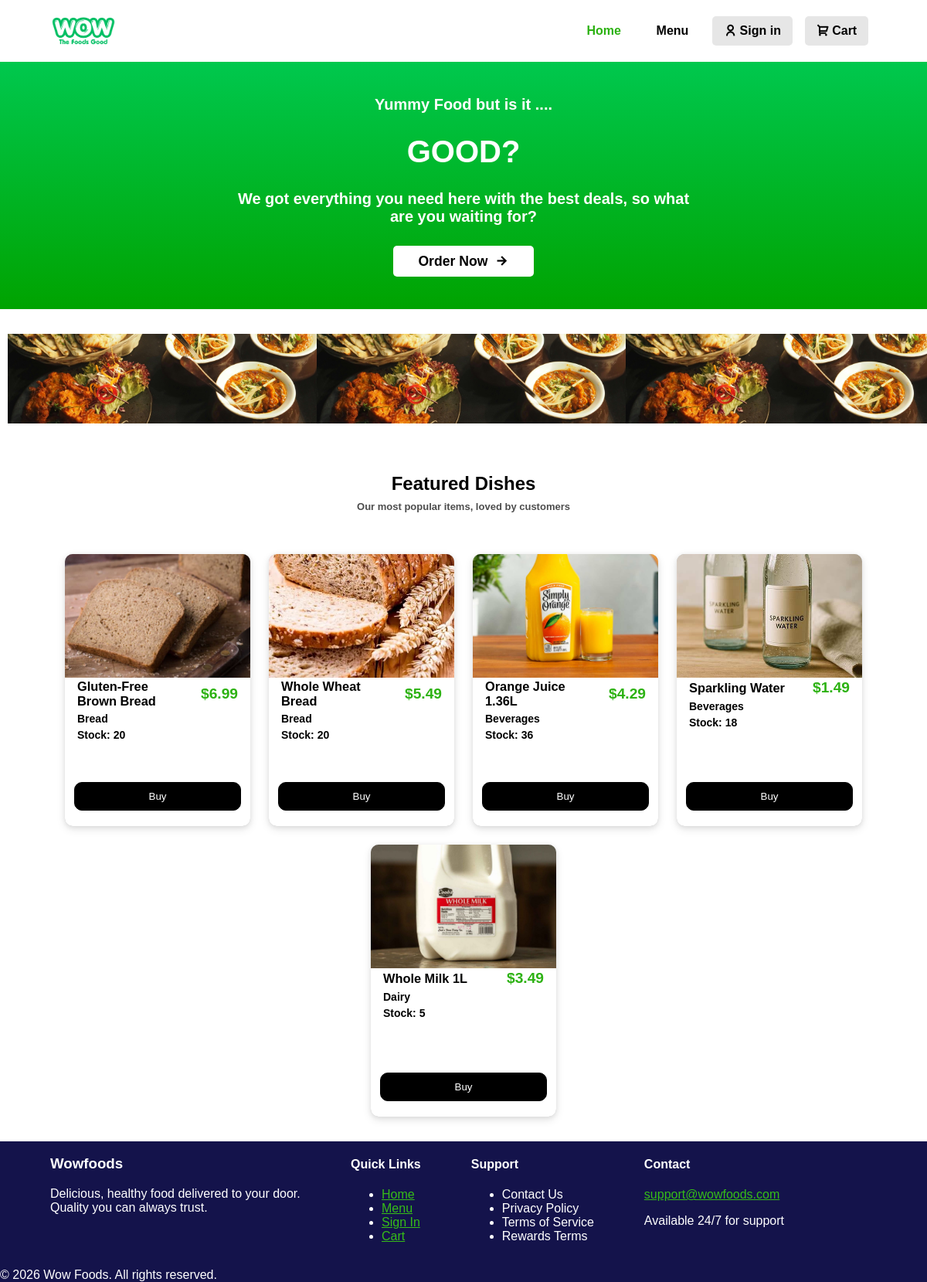
The page / on the database its author committed.
### tables this page shows
CREATE TABLE `Products` (
  `product_id` INT,
  `category_id` INT,
  `product_name` VARCHAR(150),
  `price` DECIMAL(10,2),
  `description` TEXT(100),
  `image` VARCHAR(200),
  `stock` INT,
  PRIMARY KEY (`product_id`),
  FOREIGN KEY (`category_id`)
      REFERENCES `Categories`(`category_id`)
);

### app.py (the view)
@website.route("/")
def home_page():
    connect = get_db()
    c = connect.cursor()
    popular = c.execute(
        """
                        SELECT p.product_id,
                            p.product_name,
                            p.price,
                            p.image AS image_url,
                            p.stock,
                            c.category_name,
                            SUM(oi.quantity) AS total_units_sold,
                            SUM(oi.quantity * oi.price_at_purchase) AS total_revenue
                        FROM Products p
                            LEFT JOIN Categories c ON p.category_id = c.category_id
                            LEFT JOIN Order_Items oi ON p.product_id = oi.product_id
                        GROUP BY p.product_id
                        ORDER BY total_units_sold DESC
                        """
    ).fetchall()
    connect.close()
    return render_template(
        "Wowfoods.html", popular=popular, current_user=session.get("full_name")
    )

### app.py (called while the page is built)
def get_db():
    conn = sqlite3.connect(DB_PATH)
    conn.row_factory = sqlite3.Row
    conn.execute("PRAGMA foreign_keys = ON")
    return conn

### templates/Wowfoods.html (shortened to what this page needs)
<!doctype html>
<html lang="en">
<head>
    <link rel="stylesheet" href="{{ url_for('static', filename='Wowfoods.css') }}">
    <link href="https://cdn.jsdelivr.net/npm/remixicon@4.9.0/fonts/remixicon.css" rel="stylesheet" />
</head>
    <body>
        <nav class = "nav">
            <a href="{{ url_for('home_page') }}">
                <img id="logo" src="{{ url_for('static', filename='logos/white w logo.png') }}" alt="wowfoods-logo">
            </a>
            <div class="nav-buttons">
                <a href="{{ url_for('home_page') }}" id="navbutton" class="home"><span class="tabselected">Home</span></a>
                <a href="{{ url_for('menu_page') }}" id="navbutton" class="menu">Menu</a>
                {% if current_user %}
                    <a href="{{ url_for('accounts_page') }}" id="navbutton" class="calltoaction"><i class="ri-user-line" id="navi"></i>{{ current_user }}</a>
                {% else %}
                    <a href="{{ url_for('signin_page') }}" id="navbutton" class="calltoaction"><i class="ri-user-line" id="navi"></i>Sign in</a>
                {% endif %}
                <a href="{{ url_for('cart_page') }}" id="navbutton" class="calltoaction"><i class="ri-shopping-cart-2-line" id="navi"></i>Cart</a>
            </div>
        </nav>
        <div>
            <div class="bgcolor">
                <div class="welcome">
                    <h4>
                        Yummy Food but is it ....
                    </h4>
                    <h1>
                        GOOD?
                    </h1>
                    <h4>
                        We got everything you need here with the best deals, so what are you waiting for?
                    </h4>
                    <div class="order-btn">
                        <a class="order" href='{{ url_for("menu_page") if session.get("user_id") else url_for("accounts_page") }}'>
                            Order Now <i class="ri-arrow-right-line" id="orderi"></i>
                        </a>
                    </div>
                </div>
            </div>
            <div class="carousel" aria-roledescription="carousel">
                <div class="carousel__track">
                    <img src="{{ url_for('static', filename='images/food.jpg') }}" class="carousel__slide" data-id="1" alt="img">
                    <img src="{{ url_for('static', filename='images/food.jpg') }}" class="carousel__slide" data-id="2" alt="img">
                    <img src="{{ url_for('static', filename='images/food.jpg') }}" class="carousel__slide" data-id="3" alt="img">
                </div>
            </div>
        </div>
        <div class="intro">
            <h3>
                Featured Dishes
            </h3>
            <h5>
                Our most popular items, loved by customers
            </h5>
        </div>
        <div class="products">
            {% for product in popular[:5] %}
            <div class="productcards">
                <img src="{{ product.image_url }}" alt="{{ product.product_name }}">
                <div class ="productdetails">
                    <div class="productnameprice">
                        <h3 class="productname" id="details">{{ product.product_name }}</h3>
                        <h3 class="productprice" id="details">${{ "%.2f"|format(product.price) }}</h3>
                    </div>
                    <h4 class="productcate" id="details">{{ product.category_name }}</h4>
                    <h4 class="productstock" id="details">Stock: {{ product.stock }}</h4>
                    <form action="{{ url_for('cart_page') }}" method="post" class="buy-btn">
                        <button type="submit">Buy</button>
                    </form>
                </div>
            </div>
            {% endfor %}
        </div>
        <footer>
            <div class="footer-content">
                <div class="footerparts">
                    <h3>Wowfoods</h3>
                    <p>Delicious, healthy food delivered to your door. Quality you can always trust.</p>
                </div>
                <div class="footerparts">
                    <h4>Quick Links</h4>
                    <ul>
                        <li><a href="{{ url_for('home_page') }}">Home</a></li>
                        <li><a href="{{ url_for('menu_page') }}">Menu</a></li>
                        <li><a href="{{ url_for('signin_page') }}">Sign In</a></li>
                        <li><a href="{{ url_for('cart_page') }}">Cart</a></li>
                    </ul>
                </div>
                <div class="footerparts">
                    <h4>Support</h4>
                    <ul>
                        <li>Contact Us</li>
                        <li>Privacy Policy</li>
                        <li>Terms of Service</li>
                        <li>Rewards Terms</li>
                    </ul>
                </div>
                <div class="footerparts">
                    <h4>Contact</h4>
                    <p><a href="mailto:support@wowfoods.com">support@wowfoods.com</a></p>
                    <p>Available 24/7 for support</p>
                </div>
            </div>
            <p>&copy; 2026 Wow Foods. All rights reserved.</p>
        </footer>
    </body>
</html>

### static/Wowfoods.css (style rules this page uses)
:root { --bg: white; --card: white; --text: black; --nav: white; --hover: #d1d1d1; --maincolour: #36bd18; }
html, body { height: 100%; margin: 0; font-family: sans-serif; background: var(--bg); color: var(--text); }
.nav { margin: 0 auto; padding: 1rem 3rem; max-width: 90vw; background: var(--nav); display: flex; justify-content: space-between; align-items: center; flex-direction: row; }
#logo { height: 3rem; width: auto; vertical-align: middle; }
.nav-buttons { display: flex; text-align: right; visibility: visible; }
#navbutton { margin-right: 1rem; color: inherit; text-decoration: none; padding: 0.5rem 0.8rem; border: #ffffff00 2px solid; color: var(--text); font: bold 1rem sans-serif; }
.tabselected { color: rgb(45, 178, 19); }
.calltoaction { border-radius: 5px; background-color: var(--card); filter: brightness(0.9); transition: filter 0.2s ease, background-color 0.2s ease; }
.order-btn { width: 100%; height: 100%; display: flex; justify-content: center; align-items: center; position: relative; }
.order { font-size: 18px; color: var(--text); text-decoration: none; margin-top: 40px; padding: 0.6rem 2rem; border-radius: 5px; background: var(--card); position: absolute; overflow: hidden; z-index: 1; transition: font-size 0.25s ease; font: bold 1.1rem sans-serif; }
.order::after { content: ""; position: absolute; left: -130%; bottom: 0; width: 40%; height: 100%; transform: skew(-45deg); background: linear-gradient( 145deg, transparent, rgba(219, 204, 204, 0.24), transparent ); transition: left 0.75s ease; }
#navi { margin-right: 4px; }
#orderi { margin-left: 4px; }
.bgcolor { background-color: chartreuse; height: 20rem; width: auto; margin: 0rem 0rem; background-image: linear-gradient( to bottom, rgba(0, 200, 78, 100), rgba(0, 163, 0, 100) ); align-items: center; display: flex; justify-content: center; grid-template-columns: auto; }
.welcome { font-size: clamp(16px, 2vw, 20px); text-align: center; max-width: 51vw; color: #ffffff; align-items: center; justify-content: center; margin-bottom: 2rem; margin-top: -2rem; flex-direction: column; }
.carousel { margin: 2rem auto; height: 6rem; display: flex; align-items: center; overflow: hidden; flex-direction: row; padding: 10px; grid-template-columns: auto; overflow-x: hidden; }
.carousel__track { display: flex; width: max-content; animation: carousel-scroll 24s linear infinite; will-change: transform; }
.carousel__slide { width: 400px; height: auto; flex-shrink: 0; }
.intro { display: flex; justify-content: center; align-items: center; flex-direction: column; margin: 2rem auto; max-width: 90vw; }
.intro h3 { margin-top: 2rem; margin-bottom: 0rem; color: #000000; font-size: x-large; }
.intro h5 { margin-top: 0.5rem; color: #4d4d4d; font-size: small; }
.products { display: flex; justify-content: center; align-items: center; flex-direction: row; flex-wrap: wrap; gap: 1.5rem; margin: 2rem 0; max-width: 100%; }
.productcards { display: flex; flex-direction: column; justify-content: flex-end; align-items: stretch; height: 22rem; width: 15rem; background-color: rgb(184, 184, 184); border-radius: 10px; box-shadow: 0 4px 12px rgba(0, 0, 0, 0.1), 0 1.5px 6px rgba(0, 0, 0, 0.08); overflow: hidden; position: relative; }
.productdetails { color: var(--text); background-color: white; width: 100%; display: flex; flex-direction: column; align-items: stretch; flex: 0 0 12rem; overflow: hidden; font: bold 14px sans-serif; }
.productnameprice { display: flex; justify-content: space-between; align-items: center; padding: 0rem 0rem; }
#details { padding: 0rem 1rem; margin: 0.15rem 0; display: flex; }
.productname { max-width: 70%; }
.productprice { font-size: 1.2rem; text-decoration: dotted; color: rgb(45, 178, 19); }
.buy-btn button { cursor: pointer; text-decoration: none; padding: 10px 20px; border: 1px solid #000000; background: #000000; width: 90%; color: #fff; border-radius: 10px; }
.buy-btn { pointer-events: auto; display: flex; justify-content: center; align-items: center; text-decoration: none; margin: auto 0 20px 0; }
footer { background-color: #14134b; color: #fff; height: fit-content; }
.footer-content { display: flex; flex-direction: row; justify-content: space-evenly; margin-right: 10%; }
.footerparts { max-width: 30%; flex-direction: row; }
footer a { color: #36bd18; }

### rows shown on the page
Products: shows a picture, product_name "Gluten-Free Brown Bread", price "6.99", category_name "Bread", stock "20"
Products: shows a picture, product_name "Whole Wheat Bread", price "5.49", category_name "Bread", stock "20"
Products: shows a picture, product_name "Orange Juice 1.36L", price "4.29", category_name "Beverages", stock "36"
Products: shows a picture, product_name "Sparkling Water", price "1.49", category_name "Beverages", stock "18"
Products: shows a picture, product_name "Whole Milk 1L", price "3.49", category_name "Dairy", stock "5"
